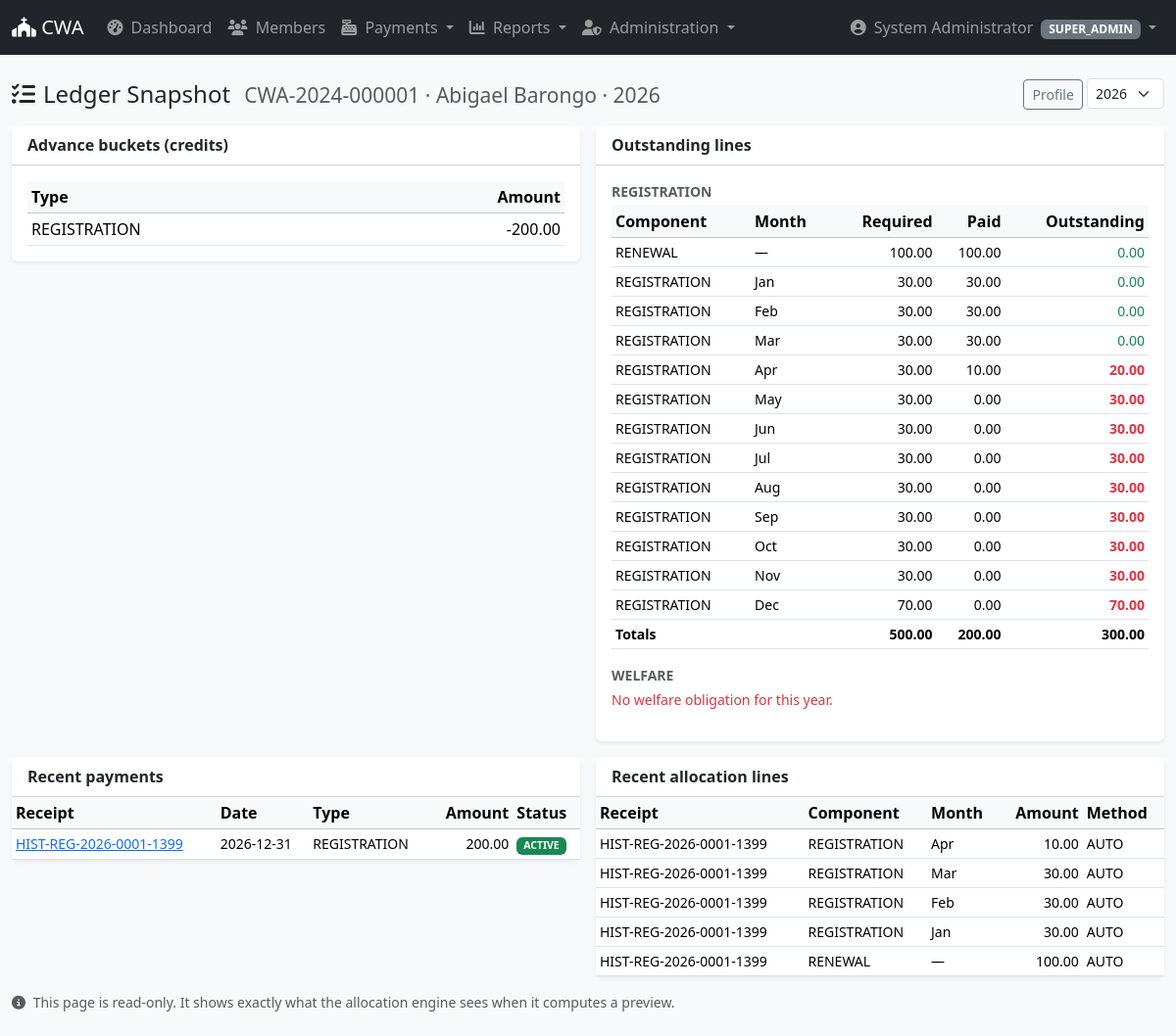
/members/ledger.php?id=1 (signed in), run on the app's committed database.
### tables this page shows
CREATE TABLE `members` (
  `id` int(10) unsigned NOT NULL AUTO_INCREMENT,
  `member_code` varchar(20) NOT NULL,
  `full_name` varchar(150) NOT NULL,
  `phone` varchar(30) DEFAULT NULL,
  `id_number` varchar(30) DEFAULT NULL,
  `gender` enum('MALE','FEMALE','OTHER') DEFAULT NULL,
  `date_of_birth` date DEFAULT NULL,
  `join_date` date DEFAULT NULL,
  `join_month` tinyint(3) unsigned NOT NULL,
  `jumuiya_id` int(10) unsigned NOT NULL,
  `status` enum('ACTIVE','INACTIVE','TRANSFERRED','DECEASED','LEFT','SUSPENDED') NOT NULL DEFAULT 'ACTIVE',
  `photo` varchar(255) DEFAULT NULL,
  `notes` text DEFAULT NULL,
  `created_by` int(10) unsigned DEFAULT NULL,
  `updated_by` int(10) unsigned DEFAULT NULL,
  `created_at` datetime NOT NULL DEFAULT current_timestamp(),
  `updated_at` datetime NOT NULL DEFAULT current_timestamp() ON UPDATE current_timestamp(),
  PRIMARY KEY (`id`),
  UNIQUE KEY `member_code` (`member_code`),
  UNIQUE KEY `uq_member_phone` (`phone`),
  KEY `idx_member_jumuiya` (`jumuiya_id`),
  KEY `idx_member_status` (`status`),
  KEY `idx_member_name` (`full_name`),
  KEY `fk_member_created_by` (`created_by`),
  KEY `fk_member_updated_by` (`updated_by`),
  CONSTRAINT `fk_member_created_by` FOREIGN KEY (`created_by`) REFERENCES `users` (`id`) ON DELETE SET NULL ON UPDATE CASCADE,
  CONSTRAINT `fk_member_jumuiya` FOREIGN KEY (`jumuiya_id`) REFERENCES `jumuiyas` (`id`) ON UPDATE CASCADE,
  CONSTRAINT `fk_member_updated_by` FOREIGN KEY (`updated_by`) REFERENCES `users` (`id`) ON DELETE SET NULL ON UPDATE CASCADE
);

CREATE TABLE `financial_years` (
  `id` int(10) unsigned NOT NULL AUTO_INCREMENT,
  `year` smallint(5) unsigned NOT NULL,
  `start_date` date NOT NULL,
  `end_date` date NOT NULL,
  `status` enum('OPEN','CLOSED') NOT NULL DEFAULT 'OPEN',
  `is_current` tinyint(1) NOT NULL DEFAULT 0,
  `created_at` datetime NOT NULL DEFAULT current_timestamp(),
  `updated_at` datetime NOT NULL DEFAULT current_timestamp() ON UPDATE current_timestamp(),
  PRIMARY KEY (`id`),
  UNIQUE KEY `year` (`year`)
);

CREATE TABLE `member_advances` (
  `id` bigint(20) unsigned NOT NULL AUTO_INCREMENT,
  `member_id` int(10) unsigned NOT NULL,
  `year` smallint(5) unsigned NOT NULL,
  `contribution_type` enum('REGISTRATION','WELFARE','OTHER') NOT NULL,
  `amount` decimal(10,2) NOT NULL DEFAULT 0.00,
  `updated_at` datetime NOT NULL DEFAULT current_timestamp() ON UPDATE current_timestamp(),
  PRIMARY KEY (`id`),
  UNIQUE KEY `uq_adv` (`member_id`,`year`,`contribution_type`),
  CONSTRAINT `fk_adv_member` FOREIGN KEY (`member_id`) REFERENCES `members` (`id`) ON UPDATE CASCADE
);

CREATE TABLE `payments` (
  `id` bigint(20) unsigned NOT NULL AUTO_INCREMENT,
  `receipt_no` varchar(30) NOT NULL,
  `member_id` int(10) unsigned NOT NULL,
  `year` smallint(5) unsigned NOT NULL,
  `payment_date` date NOT NULL,
  `amount` decimal(10,2) NOT NULL,
  `payment_type` enum('REGISTRATION','WELFARE','OTHER') NOT NULL,
  `payment_method` enum('CASH','MPESA','BANK','CHEQUE','OTHER') NOT NULL DEFAULT 'CASH',
  `reference_no` varchar(60) DEFAULT NULL,
  `notes` text DEFAULT NULL,
  `status` enum('ACTIVE','VOIDED') NOT NULL DEFAULT 'ACTIVE',
  `entered_by` int(10) unsigned DEFAULT NULL,
  `import_batch_id` bigint(20) unsigned DEFAULT NULL,
  `created_at` datetime NOT NULL DEFAULT current_timestamp(),
  `updated_at` datetime NOT NULL DEFAULT current_timestamp() ON UPDATE current_timestamp(),
  PRIMARY KEY (`id`),
  UNIQUE KEY `receipt_no` (`receipt_no`),
  KEY `idx_pay_member_year` (`member_id`,`year`),
  KEY `idx_pay_year_type` (`year`,`payment_type`),
  KEY `idx_pay_date` (`payment_date`),
  KEY `idx_pay_status` (`status`),
  KEY `fk_pay_user` (`entered_by`),
  KEY `idx_pay_batch` (`import_batch_id`),
  CONSTRAINT `fk_pay_batch` FOREIGN KEY (`import_batch_id`) REFERENCES `import_batches` (`id`) ON DELETE SET NULL ON UPDATE CASCADE,
  CONSTRAINT `fk_pay_member` FOREIGN KEY (`member_id`) REFERENCES `members` (`id`) ON UPDATE CASCADE,
  CONSTRAINT `fk_pay_user` FOREIGN KEY (`entered_by`) REFERENCES `users` (`id`) ON DELETE SET NULL ON UPDATE CASCADE
);

### members/ledger.php (the view, shortened to what the rows shown need)
<?php
$id   = (int)($_GET['id'] ?? 0);
$year = (int)($_GET['year'] ?? current_year());
$m = Member::find($id);
$regStructure = null;
$welStructure = null;
$regError = null;
$welError = null;
try {
    $regStructure = AllocationEngine::outstandingStructure($id, $year, 'REGISTRATION');
} catch (Throwable $e) {
    $regError = $e->getMessage();
}
try {
    $welStructure = AllocationEngine::outstandingStructure($id, $year, 'WELFARE');
} catch (Throwable $e) {
    $welError = $e->getMessage();
}
$advances = Db::all(
    "SELECT contribution_type, amount
       FROM member_advances
      WHERE member_id = :m AND year = :y AND amount <> 0
      ORDER BY contribution_type",
    ['m' => $id, 'y' => $year]
);
$recentPayments = Db::all(
    "SELECT id, receipt_no, payment_date, amount, payment_type, status
       FROM payments
      WHERE member_id = :m AND year = :y
      ORDER BY id DESC LIMIT 20",
    ['m' => $id, 'y' => $year]
);
require __DIR__ . '/../templates/layout/header.php';
?>
<div class="d-flex justify-content-between align-items-center mb-3">
    <h4 class="mb-0">
        <i class="fa-solid fa-list-check me-2"></i>Ledger Snapshot
        <span class="text-muted small ms-2">
            <?= e($m['member_code']) ?> · <?= e($m['full_name']) ?> · <?= (int)$year ?>
        </span>
    </h4>
</div>
<div class="row g-3">
    <div class="col-md-6">
        <div class="card shadow-sm border-0">
            <div class="card-body">
                <?php if (!$advances): ?>
                    <div class="text-muted small">No advance for this member/year.</div>
                <?php else: ?>
                    <table class="table table-sm mb-0">
                        <thead class="table-light">
                            <tr>
                                <th>Type</th>
                                <th class="text-end">Amount</th>
                            </tr>
                        </thead>
                        <tbody>
                            <?php foreach ($advances as $a): ?>
                                <tr>
                                    <td><?= e($a['contribution_type']) ?></td>
                                    <td class="text-end"><?= number_format((float)$a['amount'], 2) ?></td>
                                </tr>
                            <?php endforeach; ?>
                        </tbody>
                    </table>
                <?php endif; ?>
            </div>
        </div>
    </div>
    <div class="col-md-6">
        <div class="card shadow-sm border-0">
            <div class="card-body">
                <?php foreach ([['REGISTRATION', $regStructure, $regError], ['WELFARE', $welStructure, $welError]] as [$label, $s, $err]): ?>
                    <div class="mb-3">
                        <?php if ($err): ?>
                            <div class="text-danger small"><?= e($err) ?></div>
                        <?php else: ?>
                            <table class="table table-sm mb-0">
                                <thead class="table-light">
                                    <tr>
                                        <th>Component</th>
                                        <th>Month</th>
                                        <th class="text-end">Required</th>
                                        <th class="text-end">Paid</th>
                                        <th class="text-end">Outstanding</th>
                                    </tr>
                                </thead>
                                <tfoot>
                                    <tr class="small text-muted">
                                        <th colspan="2">Totals</th>
                                        <th class="text-end"><?= number_format($s['due_total'], 2) ?></th>
                                        <th class="text-end"><?= number_format($s['paid_total'], 2) ?></th>
                                        <th class="text-end"><?= number_format(max(0, $s['due_total'] - $s['paid_total']), 2) ?></th>
                                    </tr>
                                </tfoot>
                            </table>
                        <?php endif; ?>
                    </div>
                <?php endforeach; ?>
            </div>
        </div>
    </div>
    <div class="col-md-6">
        <div class="card shadow-sm border-0">
            <div class="card-body p-0">
                <table class="table table-sm mb-0">
                    <thead class="table-light">
                        <tr>
                            <th>Receipt</th>
                            <th>Date</th>
                            <th>Type</th>
                            <th class="text-end">Amount</th>
                            <th>Status</th>
                        </tr>
                    </thead>
                    <tbody>
                        <?php foreach ($recentPayments as $p): ?>
                            <tr>
                                <td class="small"><a href="../payments/receipt.php?id=<?= (int)$p['id'] ?>"><?= e($p['receipt_no']) ?></a></td>
                                <td class="small"><?= e($p['payment_date']) ?></td>
                                <td class="small"><?= e($p['payment_type']) ?></td>
                                <td class="text-end small"><?= number_format((float)$p['amount'], 2) ?></td>
                                <td class="small"><span class="badge bg-<?= $p['status'] === 'ACTIVE' ? 'success' : 'danger' ?>"><?= e($p['status']) ?></span></td>
                            </tr>
                        <?php endforeach; ?>
                    </tbody>
                </table>
            </div>
        </div>
    </div>
    <div class="col-md-6">
        <div class="card shadow-sm border-0">
            <div class="card-body p-0">
                <table class="table table-sm mb-0">
                    <thead class="table-light">
                        <tr>
                            <th>Receipt</th>
                            <th>Component</th>
                            <th>Month</th>
                            <th class="text-end">Amount</th>
                            <th>Method</th>
                        </tr>
                    </thead>
                </table>
            </div>
        </div>
    </div>
</div>
<?php require __DIR__ . '/../templates/layout/footer.php'; ?>

### data on the page
members: member_code "CWA-2024-000001", full_name "Abigael Barongo"
financial_years: year "2026"
member_advances: contribution_type "REGISTRATION", amount "-200.00"
payments: receipt_no "HIST-REG-2026-0001-1399", payment_date "2026-12-31", payment_type "REGISTRATION", amount "200.00", status "ACTIVE"

### other printed values
$user['full_name'] "System Administrator"
$user['role_name'] "SUPER_ADMIN"
$label "REGISTRATION"
$l['component'] "RENEWAL"
$l['required'] "100.00"
$l['paid'] "100.00"
$l['outstanding'] "0.00"
$l['component'] "REGISTRATION"
date('M', mktime(0, 0, 0, (int)$l['month'], 1)) "Jan"
$l['required'] "30.00"
$l['paid'] "30.00"
date('M', mktime(0, 0, 0, (int)$l['month'], 1)) "Feb"
date('M', mktime(0, 0, 0, (int)$l['month'], 1)) "Mar"
date('M', mktime(0, 0, 0, (int)$l['month'], 1)) "Apr"
$l['paid'] "10.00"
